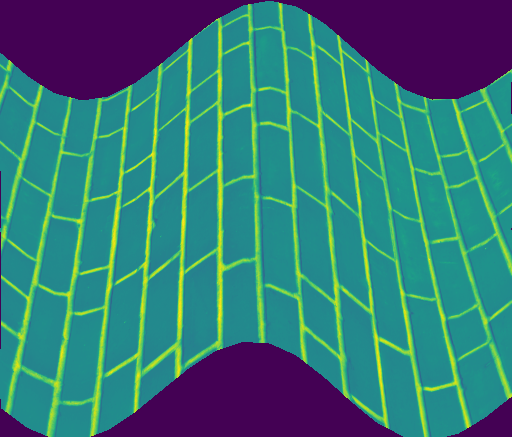
#> input picture Lab4/data/piece/brick.png, 512 x 437 px
$ python piece-affine-trans.py
#> lines starting #> are read from the running program, lines starting #| are printed output that depends on the picture
import numpy as np
import matplotlib.pyplot as plt
from skimage.transform import PiecewiseAffineTransform, warp
from skimage import data
import cv2 as cv


# image = data.lena()
# image = data.astronaut()
image = plt.imread('../data/piece/brick.png')
#> image is the input picture: shape (437, 512, 4) float32; mean R, G, B, A 0.21, 0.466, 0.468, 1

rows, cols = image.shape[0], image.shape[1]
#> rows = 437; cols = 512

# Creating grid
src_cols = np.linspace(0, cols, 20) # Divided the image in 20 parts in X axis (horizontal direction)
#> src_cols = 20 values from 0 to 512
src_rows = np.linspace(0, rows, 20)
#> src_rows = 20 values from 0 to 437

# Grid created
src_rows, src_cols = np.meshgrid(src_rows,src_cols)
src = np.dstack([src_cols.flat, src_rows.flat])[0]


# The imp part
# Adding the sin to make the image back to normal
# Amplitude was found to be 50
# Cycle was found to 3 pis (by observation)
dst_rows = src[:, 1] + np.sin(np.linspace(0,3*np.pi, src.shape[0]))*50
dst_cols = src[:, 0]
#> dst_cols = 400 values from 0 to 512

# adding this to remove the black part from the top
dst_rows += 1.5 * 50

dst = np.vstack([dst_cols, dst_rows]).T

# THE TRANSFORMATION
tform = PiecewiseAffineTransform()
tform.estimate(src, dst)

# adding this to remove the black part from the bottom
out_rows = rows - 2.5*50
#> out_rows = 312
out_cols = cols
#> out_cols = 512
out = warp(image, tform, output_shape=(out_rows, out_cols))
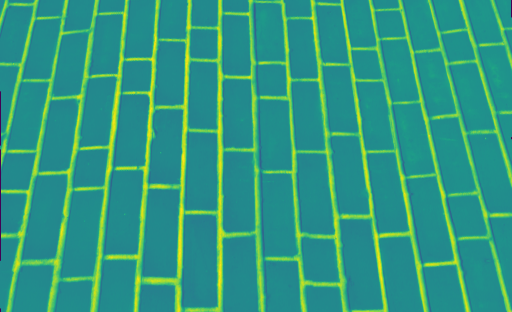
#> out: shape (312, 512, 4) float32; mean R, G, B, A 0.195, 0.596, 0.508, 1

fig, ax = plt.subplots()
ax.imshow(out)
# This to show the points (grid)
# Commenting it as the original image doesnt contain such points
# ax.plot(tform.inverse(src)[:, 0], tform.inverse(src)[:, 1], '.b')
ax.axis((0, out_cols, out_rows, 0))
plt.show()
plt.imsave('../results/piece-affine-results/brick.png',out)
